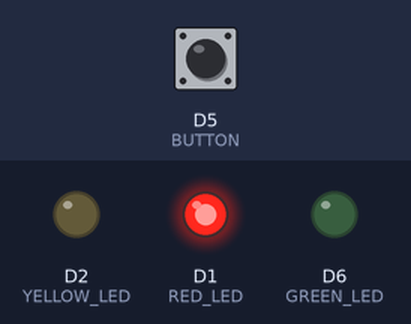
Recording of a sketch running on a simulated ESP8266 (NodeMCU). Parts: output pins drawn as LEDs (lit = HIGH). Inputs (shaded band) come from the test bench; at power-on: D5 (BUTTON) HIGH.

Above: at 1.2 s.
1.3 s: D5 (BUTTON) pulled LOW for 0.15 s
At 2.1 s:
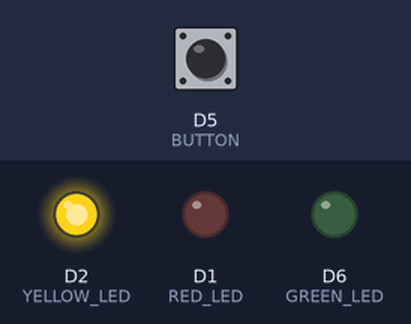
2.9 s: D5 (BUTTON) pulled LOW for 1 s
At 3.3 s:
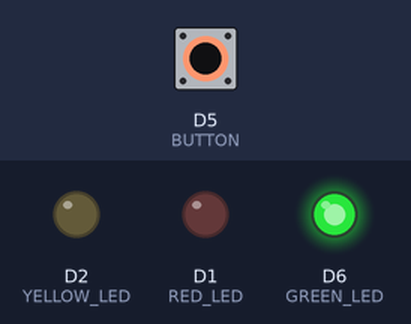
5.4 s: D5 (BUTTON) pulled LOW for 3.2 s
At 6.4 s:
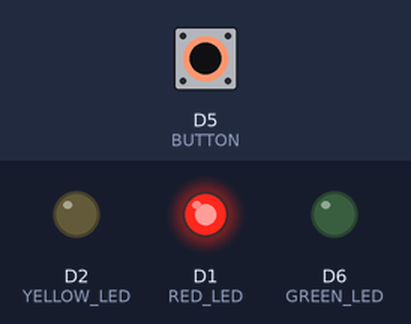
Timing chart, 0 to 8.4 s (numbered marks = the images above; inputs shaded):
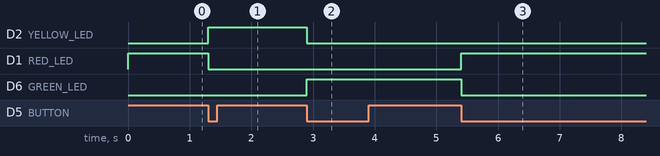

Measured:
- after the input at 1.3 s, D2 (YELLOW_LED): LOW → HIGH at once; D1 (RED_LED): HIGH → LOW at once
- after the input at 2.9 s, D2 (YELLOW_LED): HIGH → LOW at once; D6 (GREEN_LED): LOW → HIGH at once
- after the input at 5.4 s, D1 (RED_LED): LOW → HIGH at once; D6 (GREEN_LED): HIGH → LOW at once

The sketch:

13.ino
```cpp
#define RED_LED    D1
#define YELLOW_LED D2
#define GREEN_LED  D6
#define BUTTON     D5

int state = 0;
bool lastButton = HIGH;

void setup() {
  pinMode(RED_LED, OUTPUT);
  pinMode(YELLOW_LED, OUTPUT);
  pinMode(GREEN_LED, OUTPUT);

  pinMode(BUTTON, INPUT_PULLUP);

  updateLED();
}

void loop() {
  bool currentButton = digitalRead(BUTTON);

  // ตรวจจับการกดปุ่ม
  if (lastButton == HIGH && currentButton == LOW) {
    state++;
    if (state > 2) state = 0;

    updateLED();
    delay(200); // กันเด้ง
  }

  lastButton = currentButton;
}

void updateLED() {
  digitalWrite(RED_LED, LOW);
  digitalWrite(YELLOW_LED, LOW);
  digitalWrite(GREEN_LED, LOW);

  if (state == 0) {
    digitalWrite(RED_LED, HIGH);
  }
  else if (state == 1) {
    digitalWrite(YELLOW_LED, HIGH);
  }
  else if (state == 2) {
    digitalWrite(GREEN_LED, HIGH);
  }
}
```
